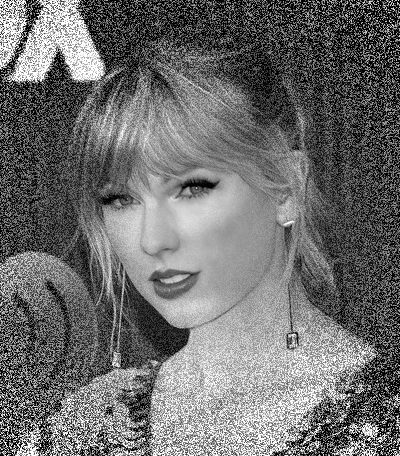
#> input picture images/taylor_swift_noisy.png, 400 x 456 px
$ python cv2_denoiser.py
#> lines starting #> are read from the running program, lines starting #| are printed output that depends on the picture
import cv2
import matplotlib.pyplot as plt
import time
import multiprocessing

# Set number of CPUs
cv2.setNumThreads(int(multiprocessing.cpu_count() * 0.75))

img = cv2.imread('images/taylor_swift_noisy.png')
#> img is the input picture: shape (456, 400, 3); min 0, max 255, mean 110.1


# Apply median filter
median_filter_stime = time.time()
img_median = cv2.medianBlur(img, 5)
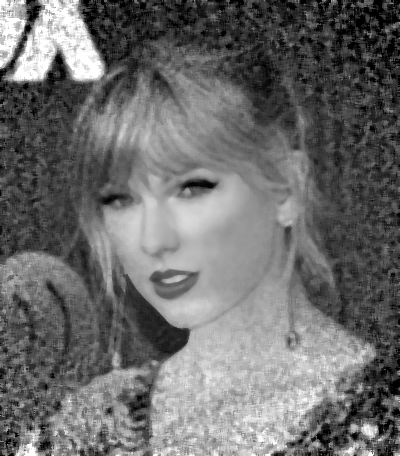
#> img_median: shape (456, 400, 3); min 0, max 255, mean 108
median_filter_time = time.time() - median_filter_stime
cv2.imwrite('images/taylor_swift_median.png', img_median)
print('Median filter time: ', round(median_filter_time, 6), " seconds")

plt.subplot(121)
plt.imshow(img_median)
plt.xticks([]), plt.yticks([])  # to hide tick values on X and Y axis
plt.title('Median Filter')

# Non-local means denoising
nlm_stime = time.time()
img_nlm = cv2.fastNlMeansDenoising(img, None, 10, 21, 41)
nlm_time = time.time() - nlm_stime
cv2.imwrite('images/taylor_swift_nlm.png', img_nlm)
print('NLM time: ', round(nlm_time, 6), " seconds")

plt.subplot(122)
plt.imshow(img_nlm)
plt.xticks([]), plt.yticks([])  # to hide tick values on X and Y axis
plt.title('NLM Denoising')
plt.show()
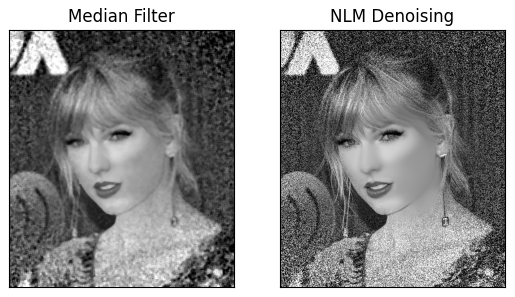
#> figure drawn by matplotlib, 2 panels
